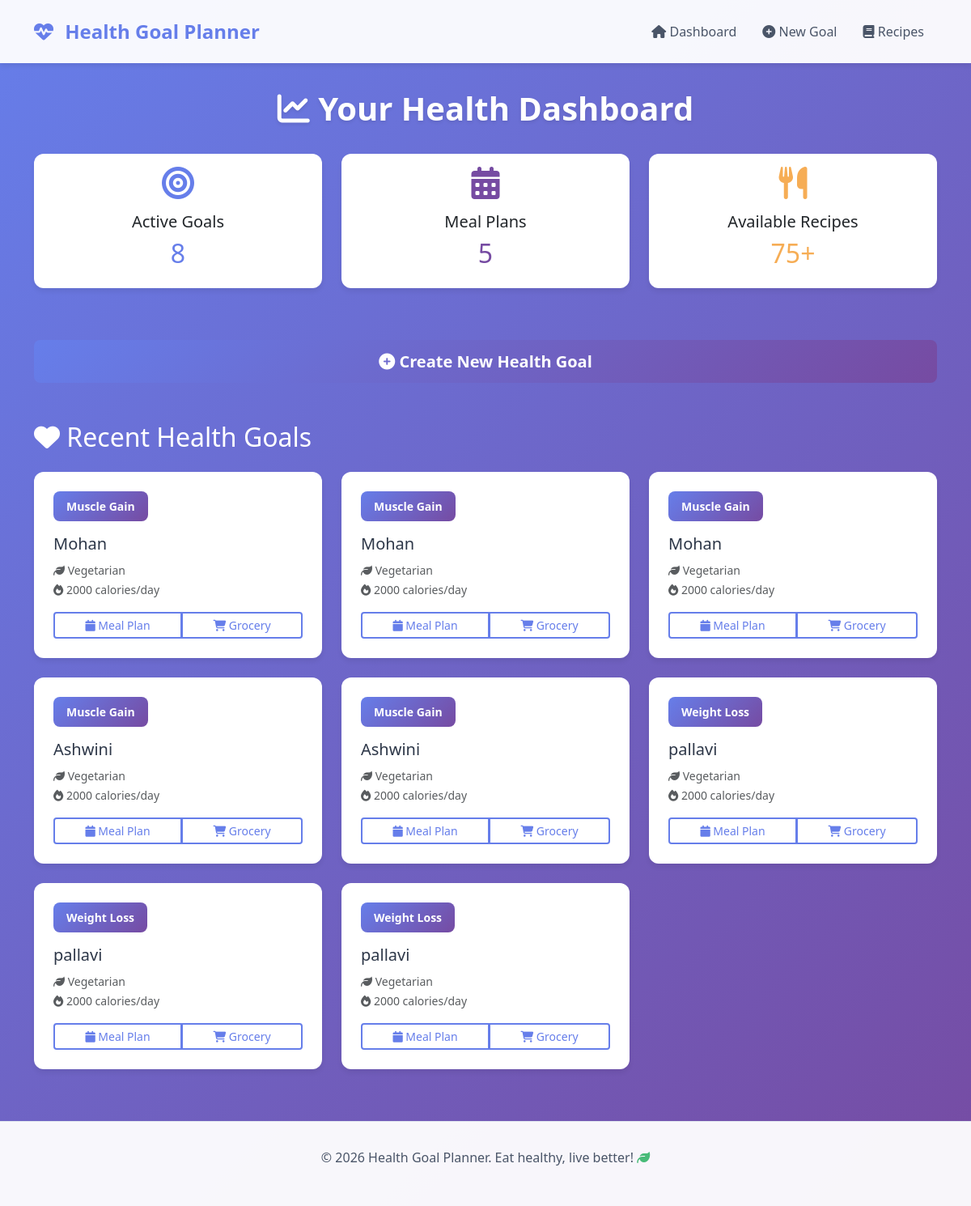
The page / on the database its author committed.
### myapp/models.py (models this page shows, shortened)
class HealthGoal(models.Model):
    GOAL_CHOICES = [
        ('weight_loss', 'Weight Loss'),
        ('muscle_gain', 'Muscle Gain'),
        ('maintenance', 'Maintenance'),
        ('energy', 'Increase Energy'),
        ('general_health', 'General Health'),
    ]
    DIET_TYPE_CHOICES = [
        ('balanced', 'Balanced Diet'),
        ('vegetarian', 'Vegetarian'),
        ('vegan', 'Vegan'),
        ('keto', 'Keto'),
        ('paleo', 'Paleo'),
        ('gluten_free', 'Gluten Free'),
        ('mediterranean', 'Mediterranean'),
    ]
    user_name = models.CharField(max_length=100)
    goal = models.CharField(max_length=20, choices=GOAL_CHOICES)
    diet_type = models.CharField(max_length=20, choices=DIET_TYPE_CHOICES)
    daily_calories = models.IntegerField(default=2000)
    allergies = models.TextField(blank=True, help_text="Comma-separated list of allergies")
    dislikes = models.TextField(blank=True, help_text="Comma-separated list of foods to avoid")
    created_at = models.DateTimeField(auto_now_add=True)
    updated_at = models.DateTimeField(auto_now=True)
    class Meta:
        verbose_name_plural = "Health Goals"

### myapp/views.py (the view)
# urls.py: path('', views.dashboard, name='dashboard'),
def dashboard(request):
    health_goals = HealthGoal.objects.all().order_by('-created_at')
    meal_plans = MealPlan.objects.all().order_by('-created_at')[:5]
    context = {
        'health_goals': health_goals,
        'meal_plans': meal_plans,
    }
    return render(request, 'myapp/dashboard.html', context)

### myapp/templates/myapp/dashboard.html (shortened to what this page needs)
{% extends 'myapp/base.html' %}
{% block content %}
<h1 class="page-title text-center">
    <i class="fas fa-chart-line"></i> Your Health Dashboard
</h1>
<div class="row mb-4">
    <div class="col-md-4 mb-3">
        <div class="card text-center">
            <div class="card-body">
                <i class="fas fa-bullseye" style="font-size: 2.5rem; color: var(--primary); margin-bottom: 1rem;"></i>
                <h5 class="card-title">Active Goals</h5>
                <h2 style="color: var(--primary);">{{ health_goals.count }}</h2>
            </div>
        </div>
    </div>
    <div class="col-md-4 mb-3">
        <div class="card text-center">
            <div class="card-body">
                <i class="fas fa-calendar-alt" style="font-size: 2.5rem; color: var(--secondary); margin-bottom: 1rem;"></i>
                <h5 class="card-title">Meal Plans</h5>
                <h2 style="color: var(--secondary);">{{ meal_plans.count }}</h2>
            </div>
        </div>
    </div>
    <div class="col-md-4 mb-3">
        <div class="card text-center">
            <div class="card-body">
                <i class="fas fa-utensils" style="font-size: 2.5rem; color: var(--warning); margin-bottom: 1rem;"></i>
                <h5 class="card-title">Available Recipes</h5>
                <h2 style="color: var(--warning);">75+</h2>
            </div>
        </div>
    </div>
</div>
<div class="row mb-5">
    <div class="col-12">
        <a href="{% url 'myapp:create_health_goal' %}" class="btn btn-primary btn-lg w-100">
            <i class="fas fa-plus-circle"></i> Create New Health Goal
        </a>
    </div>
</div>
{% if health_goals %}
<div class="row">
    <div class="col-12">
        <h2 class="mb-4" style="color: white;">
            <i class="fas fa-heart"></i> Recent Health Goals
        </h2>
    </div>
</div>
<div class="dashboard-grid">
    {% for goal in health_goals %}
    <div class="goal-card">
        <div class="goal-type">
            {{ goal.get_goal_display }}
        </div>
        <h5>{{ goal.user_name }}</h5>
        <div style="margin-bottom: 1rem;">
            <small class="text-muted">
                <i class="fas fa-leaf"></i> {{ goal.get_diet_type_display }}
            </small>
            <br>
            <small class="text-muted">
                <i class="fas fa-fire"></i> {{ goal.daily_calories }} calories/day
            </small>
        </div>
        {% if goal.mealplan_set.exists %}
            {% with meal_plan=goal.mealplan_set.first %}
            <div class="btn-group w-100" role="group">
                <a href="{% url 'myapp:view_meal_plan' meal_plan.pk %}" class="btn btn-outline-primary btn-sm">
                    <i class="fas fa-calendar"></i> Meal Plan
                </a>
                <a href="{% url 'myapp:view_grocery_list' meal_plan.pk %}" class="btn btn-outline-primary btn-sm">
                    <i class="fas fa-shopping-cart"></i> Grocery
                </a>
            </div>
            {% endwith %}
        {% else %}
            <p class="text-muted small">No meal plan yet</p>
        {% endif %}
    </div>
    {% endfor %}
</div>
{% endif %}
{% endblock %}

### myapp/templates/myapp/base.html (shortened to what this page needs)
<!DOCTYPE html>
<html lang="en">
<head>
    <link href="https://cdn.jsdelivr.net/npm/bootstrap@5.3.0/dist/css/bootstrap.min.css" rel="stylesheet">
    <link rel="stylesheet" href="https://cdnjs.cloudflare.com/ajax/libs/font-awesome/6.4.0/css/all.min.css">
</head>
<body>
    <nav class="navbar navbar-expand-lg navbar-light sticky-top">
        <div class="container">
            <a class="navbar-brand" href="{% url 'myapp:dashboard' %}">
                <i class="fas fa-heartbeat"></i> Health Goal Planner
            </a>
            <div class="collapse navbar-collapse" id="navbarNav">
                <ul class="navbar-nav ms-auto">
                    <li class="nav-item">
                        <a class="nav-link" href="{% url 'myapp:dashboard' %}">
                            <i class="fas fa-home"></i> Dashboard
                        </a>
                    </li>
                    <li class="nav-item">
                        <a class="nav-link" href="{% url 'myapp:create_health_goal' %}">
                            <i class="fas fa-plus-circle"></i> New Goal
                        </a>
                    </li>
                    <li class="nav-item">
                        <a class="nav-link" href="{% url 'myapp:recipe_list' %}">
                            <i class="fas fa-book"></i> Recipes
                        </a>
                    </li>
                </ul>
            </div>
        </div>
    </nav>
    <div class="container container-main">
        {% block content %}{% endblock %}
    </div>
    <footer>
        <p>&copy; 2026 Health Goal Planner. Eat healthy, live better! <i class="fas fa-leaf" style="color: var(--success);"></i></p>
    </footer>
</body>
</html>

### myapp/templates/myapp/base.html (style rules this page uses)
:root { --primary: #667eea; --primary-dark: #5568d3; --secondary: #764ba2; --success: #48bb78; --warning: #f6ad55; --danger: #f56565; --light-bg: #f7fafc; --card-shadow: 0 4px 6px rgba(0, 0, 0, 0.07); }
body { background: linear-gradient(135deg, #667eea 0%, #764ba2 100%); min-height: 100vh; font-family: 'Segoe UI', Tahoma, Geneva, Verdana, sans-serif; color: #2d3748; }
.navbar { background: rgba(255, 255, 255, 0.95); box-shadow: var(--card-shadow); padding: 1rem 0; }
.navbar-brand { font-weight: 700; color: var(--primary) !important; font-size: 1.5rem; }
.navbar-brand i { margin-right: 0.5rem; }
.nav-link { color: #4a5568 !important; margin: 0 0.5rem; transition: color 0.3s ease; }
.container-main { margin-top: 2rem; margin-bottom: 2rem; }
.card { border: none; border-radius: 12px; box-shadow: var(--card-shadow); transition: transform 0.3s ease, box-shadow 0.3s ease; margin-bottom: 1.5rem; }
.btn-primary { background: linear-gradient(135deg, var(--primary) 0%, var(--secondary) 100%); border: none; border-radius: 8px; padding: 0.7rem 1.5rem; font-weight: 600; transition: all 0.3s ease; }
.btn-outline-primary { border: 2px solid var(--primary); color: var(--primary); }
.page-title { color: white; margin-bottom: 2rem; font-weight: 700; text-shadow: 0 2px 4px rgba(0, 0, 0, 0.1); }
.dashboard-grid { display: grid; grid-template-columns: repeat(auto-fill, minmax(300px, 1fr)); gap: 1.5rem; }
.goal-card { background: white; border-radius: 12px; padding: 1.5rem; box-shadow: var(--card-shadow); transition: all 0.3s ease; cursor: pointer; }
.goal-type { display: inline-block; background: linear-gradient(135deg, var(--primary) 0%, var(--secondary) 100%); color: white; padding: 0.5rem 1rem; border-radius: 8px; font-size: 0.875rem; margin-bottom: 1rem; font-weight: 600; }
footer { background: rgba(255, 255, 255, 0.95); padding: 2rem; margin-top: 4rem; text-align: center; color: #4a5568; border-top: 1px solid #e2e8f0; }

### rows shown on the page
HealthGoal: goal "Muscle Gain", user_name "Mohan", diet_type "Vegetarian", daily_calories "2000", shows "Meal Plan"
HealthGoal: goal "Muscle Gain", user_name "Mohan", diet_type "Vegetarian", daily_calories "2000", shows "Meal Plan"
HealthGoal: goal "Muscle Gain", user_name "Mohan", diet_type "Vegetarian", daily_calories "2000", shows "Meal Plan"
HealthGoal: goal "Muscle Gain", user_name "Ashwini", diet_type "Vegetarian", daily_calories "2000", shows "Meal Plan"
HealthGoal: goal "Muscle Gain", user_name "Ashwini", diet_type "Vegetarian", daily_calories "2000", shows "Meal Plan"
HealthGoal: goal "Weight Loss", user_name "pallavi", diet_type "Vegetarian", daily_calories "2000", shows "Meal Plan"
HealthGoal: goal "Weight Loss", user_name "pallavi", diet_type "Vegetarian", daily_calories "2000", shows "Meal Plan"
HealthGoal: goal "Weight Loss", user_name "pallavi", diet_type "Vegetarian", daily_calories "2000", shows "Meal Plan"

### other values the page prints
{{ health_goals.count }} "8"
{{ meal_plans.count }} "5"
